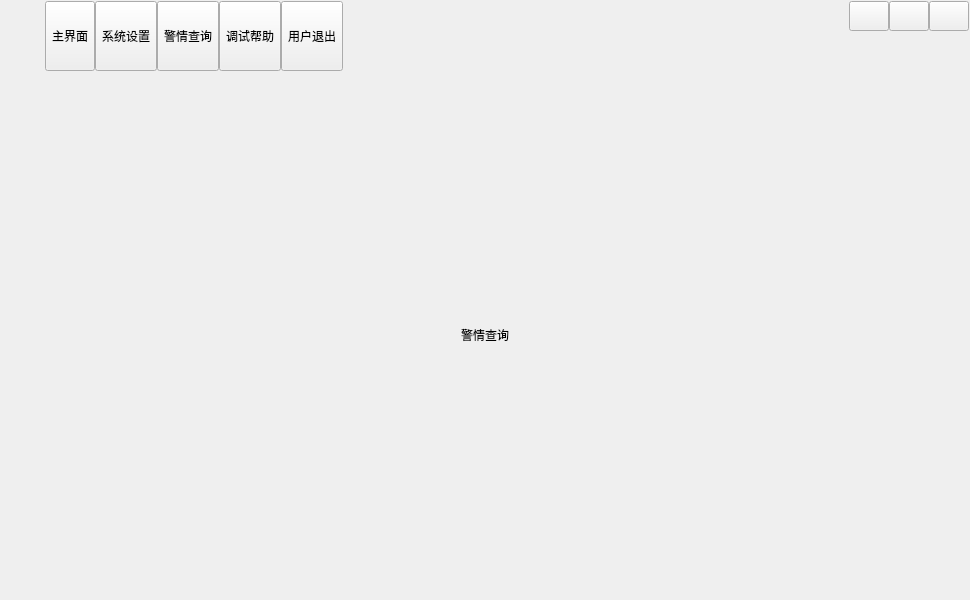
<?xml version="1.0" encoding="UTF-8"?>
<ui version="4.0">
 <class>UIDemo08</class>
 <widget class="QWidget" name="UIDemo08">
  <property name="geometry">
   <rect>
    <x>0</x>
    <y>0</y>
    <width>970</width>
    <height>600</height>
   </rect>
  </property>
  <property name="windowTitle">
   <string>Dialog</string>
  </property>
  <property name="sizeGripEnabled" stdset="0">
   <bool>false</bool>
  </property>
  <layout class="QVBoxLayout" name="verticalLayout">
   <property name="spacing">
    <number>0</number>
   </property>
   <property name="leftMargin">
    <number>1</number>
   </property>
   <property name="topMargin">
    <number>1</number>
   </property>
   <property name="rightMargin">
    <number>1</number>
   </property>
   <property name="bottomMargin">
    <number>1</number>
   </property>
   <item>
    <widget class="QWidget" name="widgetTitle" native="true">
     <property name="sizePolicy">
      <sizepolicy hsizetype="Preferred" vsizetype="Fixed">
       <horstretch>0</horstretch>
       <verstretch>0</verstretch>
      </sizepolicy>
     </property>
     <layout class="QHBoxLayout" name="horizontalLayout_2">
      <property name="spacing">
       <number>10</number>
      </property>
      <property name="leftMargin">
       <number>10</number>
      </property>
      <property name="topMargin">
       <number>0</number>
      </property>
      <property name="rightMargin">
       <number>0</number>
      </property>
      <property name="bottomMargin">
       <number>0</number>
      </property>
      <item>
       <widget class="QLabel" name="labIco">
        <property name="text">
         <string/>
        </property>
        <property name="alignment">
         <set>Qt::AlignCenter</set>
        </property>
       </widget>
      </item>
      <item>
       <widget class="QLabel" name="labTitle">
        <property name="styleSheet">
         <string notr="true"/>
        </property>
        <property name="text">
         <string/>
        </property>
        <property name="alignment">
         <set>Qt::AlignLeading|Qt::AlignLeft|Qt::AlignVCenter</set>
        </property>
       </widget>
      </item>
      <item>
       <widget class="QWidget" name="widgetTop" native="true">
        <layout class="QHBoxLayout" name="horizontalLayout_3">
         <property name="spacing">
          <number>0</number>
         </property>
         <property name="leftMargin">
          <number>0</number>
         </property>
         <property name="topMargin">
          <number>0</number>
         </property>
         <property name="rightMargin">
          <number>0</number>
         </property>
         <property name="bottomMargin">
          <number>0</number>
         </property>
         <item>
          <widget class="QToolButton" name="btnMain">
           <property name="sizePolicy">
            <sizepolicy hsizetype="Fixed" vsizetype="Expanding">
             <horstretch>0</horstretch>
             <verstretch>0</verstretch>
            </sizepolicy>
           </property>
           <property name="text">
            <string>主界面</string>
           </property>
           <property name="icon">
            <iconset resource="../../main.qrc">
             <normaloff>:/static/image/main_main.png</normaloff>:/static/image/main_main.png</iconset>
           </property>
           <property name="toolButtonStyle">
            <enum>Qt::ToolButtonTextUnderIcon</enum>
           </property>
          </widget>
         </item>
         <item>
          <widget class="QToolButton" name="btnConfig">
           <property name="sizePolicy">
            <sizepolicy hsizetype="Fixed" vsizetype="Expanding">
             <horstretch>0</horstretch>
             <verstretch>0</verstretch>
            </sizepolicy>
           </property>
           <property name="text">
            <string>系统设置</string>
           </property>
           <property name="icon">
            <iconset resource="../../main.qrc">
             <normaloff>:/static/image/main_config.png</normaloff>:/static/image/main_config.png</iconset>
           </property>
           <property name="toolButtonStyle">
            <enum>Qt::ToolButtonTextUnderIcon</enum>
           </property>
          </widget>
         </item>
         <item>
          <widget class="QToolButton" name="btnData">
           <property name="sizePolicy">
            <sizepolicy hsizetype="Fixed" vsizetype="Expanding">
             <horstretch>0</horstretch>
             <verstretch>0</verstretch>
            </sizepolicy>
           </property>
           <property name="text">
            <string>警情查询</string>
           </property>
           <property name="icon">
            <iconset resource="../../main.qrc">
             <normaloff>:/static/image/main_data.png</normaloff>:/static/image/main_data.png</iconset>
           </property>
           <property name="checked">
            <bool>false</bool>
           </property>
           <property name="toolButtonStyle">
            <enum>Qt::ToolButtonTextUnderIcon</enum>
           </property>
          </widget>
         </item>
         <item>
          <widget class="QToolButton" name="btnHelp">
           <property name="sizePolicy">
            <sizepolicy hsizetype="Fixed" vsizetype="Expanding">
             <horstretch>0</horstretch>
             <verstretch>0</verstretch>
            </sizepolicy>
           </property>
           <property name="styleSheet">
            <string notr="true"/>
           </property>
           <property name="text">
            <string>调试帮助</string>
           </property>
           <property name="icon">
            <iconset resource="../../main.qrc">
             <normaloff>:/static/image/main_person.png</normaloff>:/static/image/main_person.png</iconset>
           </property>
           <property name="toolButtonStyle">
            <enum>Qt::ToolButtonTextUnderIcon</enum>
           </property>
          </widget>
         </item>
         <item>
          <widget class="QToolButton" name="btnExit">
           <property name="sizePolicy">
            <sizepolicy hsizetype="Fixed" vsizetype="Expanding">
             <horstretch>0</horstretch>
             <verstretch>0</verstretch>
            </sizepolicy>
           </property>
           <property name="styleSheet">
            <string notr="true"/>
           </property>
           <property name="text">
            <string>用户退出</string>
           </property>
           <property name="icon">
            <iconset resource="../../main.qrc">
             <normaloff>:/static/image/main_exit.png</normaloff>:/static/image/main_exit.png</iconset>
           </property>
           <property name="toolButtonStyle">
            <enum>Qt::ToolButtonTextUnderIcon</enum>
           </property>
          </widget>
         </item>
        </layout>
       </widget>
      </item>
      <item>
       <spacer name="horizontalSpacer">
        <property name="orientation">
         <enum>Qt::Horizontal</enum>
        </property>
        <property name="sizeHint" stdset="0">
         <size>
          <width>40</width>
          <height>20</height>
         </size>
        </property>
       </spacer>
      </item>
      <item>
       <widget class="QWidget" name="widgetMenu" native="true">
        <layout class="QGridLayout" name="gridLayout_2">
         <property name="leftMargin">
          <number>0</number>
         </property>
         <property name="topMargin">
          <number>0</number>
         </property>
         <property name="rightMargin">
          <number>0</number>
         </property>
         <property name="bottomMargin">
          <number>0</number>
         </property>
         <property name="spacing">
          <number>0</number>
         </property>
         <item row="1" column="1" colspan="3">
          <spacer name="verticalSpacer">
           <property name="orientation">
            <enum>Qt::Vertical</enum>
           </property>
           <property name="sizeHint" stdset="0">
            <size>
             <width>20</width>
             <height>40</height>
            </size>
           </property>
          </spacer>
         </item>
         <item row="0" column="1">
          <widget class="QPushButton" name="btnMenu_Min">
           <property name="sizePolicy">
            <sizepolicy hsizetype="Minimum" vsizetype="Expanding">
             <horstretch>0</horstretch>
             <verstretch>0</verstretch>
            </sizepolicy>
           </property>
           <property name="minimumSize">
            <size>
             <width>30</width>
             <height>30</height>
            </size>
           </property>
           <property name="cursor">
            <cursorShape>ArrowCursor</cursorShape>
           </property>
           <property name="focusPolicy">
            <enum>Qt::NoFocus</enum>
           </property>
           <property name="toolTip">
            <string>最小化</string>
           </property>
           <property name="text">
            <string/>
           </property>
          </widget>
         </item>
         <item row="0" column="3">
          <widget class="QPushButton" name="btnMenu_Close">
           <property name="sizePolicy">
            <sizepolicy hsizetype="Minimum" vsizetype="Expanding">
             <horstretch>0</horstretch>
             <verstretch>0</verstretch>
            </sizepolicy>
           </property>
           <property name="minimumSize">
            <size>
             <width>30</width>
             <height>30</height>
            </size>
           </property>
           <property name="cursor">
            <cursorShape>ArrowCursor</cursorShape>
           </property>
           <property name="focusPolicy">
            <enum>Qt::NoFocus</enum>
           </property>
           <property name="toolTip">
            <string>关闭</string>
           </property>
           <property name="text">
            <string/>
           </property>
          </widget>
         </item>
         <item row="0" column="2">
          <widget class="QPushButton" name="btnMenu_Max">
           <property name="sizePolicy">
            <sizepolicy hsizetype="Minimum" vsizetype="Expanding">
             <horstretch>0</horstretch>
             <verstretch>0</verstretch>
            </sizepolicy>
           </property>
           <property name="minimumSize">
            <size>
             <width>30</width>
             <height>30</height>
            </size>
           </property>
           <property name="focusPolicy">
            <enum>Qt::NoFocus</enum>
           </property>
           <property name="text">
            <string/>
           </property>
          </widget>
         </item>
        </layout>
       </widget>
      </item>
     </layout>
    </widget>
   </item>
   <item>
    <widget class="QStackedWidget" name="stackedWidget">
     <property name="styleSheet">
      <string notr="true"/>
     </property>
     <property name="currentIndex">
      <number>2</number>
     </property>
     <widget class="QWidget" name="page1">
      <layout class="QHBoxLayout" name="horizontalLayout">
       <property name="spacing">
        <number>0</number>
       </property>
       <property name="leftMargin">
        <number>0</number>
       </property>
       <property name="topMargin">
        <number>0</number>
       </property>
       <property name="rightMargin">
        <number>0</number>
       </property>
       <property name="bottomMargin">
        <number>0</number>
       </property>
       <item>
        <widget class="QWidget" name="widgetLeftMain" native="true">
         <property name="maximumSize">
          <size>
           <width>90</width>
           <height>16777215</height>
          </size>
         </property>
         <layout class="QVBoxLayout" name="verticalLayout_2">
          <property name="spacing">
           <number>0</number>
          </property>
          <property name="leftMargin">
           <number>0</number>
          </property>
          <property name="topMargin">
           <number>0</number>
          </property>
          <property name="rightMargin">
           <number>0</number>
          </property>
          <property name="bottomMargin">
           <number>0</number>
          </property>
          <item>
           <widget class="QToolButton" name="tbtnMain1">
            <property name="sizePolicy">
             <sizepolicy hsizetype="Expanding" vsizetype="Fixed">
              <horstretch>0</horstretch>
              <verstretch>0</verstretch>
             </sizepolicy>
            </property>
            <property name="text">
             <string>视频监控</string>
            </property>
           </widget>
          </item>
          <item>
           <widget class="QToolButton" name="tbtnMain2">
            <property name="sizePolicy">
             <sizepolicy hsizetype="Expanding" vsizetype="Fixed">
              <horstretch>0</horstretch>
              <verstretch>0</verstretch>
             </sizepolicy>
            </property>
            <property name="text">
             <string>地图监控</string>
            </property>
           </widget>
          </item>
          <item>
           <widget class="QToolButton" name="tbtnMain3">
            <property name="sizePolicy">
             <sizepolicy hsizetype="Expanding" vsizetype="Fixed">
              <horstretch>0</horstretch>
              <verstretch>0</verstretch>
             </sizepolicy>
            </property>
            <property name="text">
             <string>设备监控</string>
            </property>
           </widget>
          </item>
          <item>
           <spacer name="verticalSpacer_2">
            <property name="orientation">
             <enum>Qt::Vertical</enum>
            </property>
            <property name="sizeHint" stdset="0">
             <size>
              <width>20</width>
              <height>471</height>
             </size>
            </property>
           </spacer>
          </item>
         </layout>
        </widget>
       </item>
       <item>
        <widget class="QGroupBox" name="groupBox">
         <property name="title">
          <string>GroupBox</string>
         </property>
         <widget class="QPushButton" name="pushButton">
          <property name="geometry">
           <rect>
            <x>50</x>
            <y>120</y>
            <width>75</width>
            <height>23</height>
           </rect>
          </property>
          <property name="text">
           <string>PushButton</string>
          </property>
         </widget>
         <widget class="QProgressBar" name="progressBar">
          <property name="geometry">
           <rect>
            <x>50</x>
            <y>60</y>
            <width>324</width>
            <height>20</height>
           </rect>
          </property>
          <property name="value">
           <number>24</number>
          </property>
         </widget>
         <widget class="QWidget" name="widget" native="true">
          <property name="geometry">
           <rect>
            <x>50</x>
            <y>170</y>
            <width>120</width>
            <height>80</height>
           </rect>
          </property>
         </widget>
        </widget>
       </item>
       <item>
        <widget class="QLabel" name="lab1">
         <property name="sizePolicy">
          <sizepolicy hsizetype="Fixed" vsizetype="Expanding">
           <horstretch>0</horstretch>
           <verstretch>0</verstretch>
          </sizepolicy>
         </property>
         <property name="text">
          <string/>
         </property>
         <property name="alignment">
          <set>Qt::AlignCenter</set>
         </property>
        </widget>
       </item>
      </layout>
     </widget>
     <widget class="QWidget" name="page2">
      <layout class="QHBoxLayout" name="horizontalLayout_4">
       <property name="spacing">
        <number>0</number>
       </property>
       <property name="leftMargin">
        <number>0</number>
       </property>
       <property name="topMargin">
        <number>0</number>
       </property>
       <property name="rightMargin">
        <number>0</number>
       </property>
       <property name="bottomMargin">
        <number>0</number>
       </property>
       <item>
        <widget class="QWidget" name="widgetLeftConfig" native="true">
         <property name="maximumSize">
          <size>
           <width>100</width>
           <height>16777215</height>
          </size>
         </property>
         <layout class="QVBoxLayout" name="verticalLayout_3">
          <property name="spacing">
           <number>0</number>
          </property>
          <property name="leftMargin">
           <number>0</number>
          </property>
          <property name="topMargin">
           <number>0</number>
          </property>
          <property name="rightMargin">
           <number>0</number>
          </property>
          <property name="bottomMargin">
           <number>0</number>
          </property>
          <item>
           <widget class="QToolButton" name="tbtnConfig1">
            <property name="sizePolicy">
             <sizepolicy hsizetype="Expanding" vsizetype="Fixed">
              <horstretch>0</horstretch>
              <verstretch>0</verstretch>
             </sizepolicy>
            </property>
            <property name="text">
             <string>基本设置</string>
            </property>
           </widget>
          </item>
          <item>
           <widget class="QToolButton" name="tbtnConfig2">
            <property name="sizePolicy">
             <sizepolicy hsizetype="Expanding" vsizetype="Fixed">
              <horstretch>0</horstretch>
              <verstretch>0</verstretch>
             </sizepolicy>
            </property>
            <property name="text">
             <string>转发设置</string>
            </property>
           </widget>
          </item>
          <item>
           <widget class="QToolButton" name="tbtnConfig3">
            <property name="sizePolicy">
             <sizepolicy hsizetype="Expanding" vsizetype="Fixed">
              <horstretch>0</horstretch>
              <verstretch>0</verstretch>
             </sizepolicy>
            </property>
            <property name="text">
             <string>用户设置</string>
            </property>
           </widget>
          </item>
          <item>
           <widget class="QToolButton" name="tbtnConfig4">
            <property name="sizePolicy">
             <sizepolicy hsizetype="Expanding" vsizetype="Fixed">
              <horstretch>0</horstretch>
              <verstretch>0</verstretch>
             </sizepolicy>
            </property>
            <property name="text">
             <string>防区设置</string>
            </property>
           </widget>
          </item>
          <item>
           <widget class="QToolButton" name="tbtnConfig5">
            <property name="sizePolicy">
             <sizepolicy hsizetype="Expanding" vsizetype="Fixed">
              <horstretch>0</horstretch>
              <verstretch>0</verstretch>
             </sizepolicy>
            </property>
            <property name="text">
             <string>设备设置</string>
            </property>
           </widget>
          </item>
          <item>
           <widget class="QToolButton" name="tbtnConfig6">
            <property name="sizePolicy">
             <sizepolicy hsizetype="Expanding" vsizetype="Fixed">
              <horstretch>0</horstretch>
              <verstretch>0</verstretch>
             </sizepolicy>
            </property>
            <property name="text">
             <string>其他设置</string>
            </property>
           </widget>
          </item>
          <item>
           <spacer name="verticalSpacer_3">
            <property name="orientation">
             <enum>Qt::Vertical</enum>
            </property>
            <property name="sizeHint" stdset="0">
             <size>
              <width>20</width>
              <height>417</height>
             </size>
            </property>
           </spacer>
          </item>
         </layout>
        </widget>
       </item>
       <item>
        <widget class="QLabel" name="lab2">
         <property name="sizePolicy">
          <sizepolicy hsizetype="Expanding" vsizetype="Expanding">
           <horstretch>0</horstretch>
           <verstretch>0</verstretch>
          </sizepolicy>
         </property>
         <property name="text">
          <string>系统设置</string>
         </property>
         <property name="alignment">
          <set>Qt::AlignCenter</set>
         </property>
        </widget>
       </item>
      </layout>
     </widget>
     <widget class="QWidget" name="page3">
      <layout class="QVBoxLayout" name="verticalLayout_5">
       <item>
        <widget class="QLabel" name="lab3">
         <property name="text">
          <string>警情查询</string>
         </property>
         <property name="alignment">
          <set>Qt::AlignCenter</set>
         </property>
        </widget>
       </item>
      </layout>
     </widget>
     <widget class="QWidget" name="page4">
      <layout class="QVBoxLayout" name="verticalLayout_4">
       <item>
        <widget class="QLabel" name="lab4">
         <property name="text">
          <string>调试帮助</string>
         </property>
         <property name="alignment">
          <set>Qt::AlignCenter</set>
         </property>
        </widget>
       </item>
      </layout>
     </widget>
    </widget>
   </item>
  </layout>
 </widget>
 <resources>
  <include location="../../main.qrc"/>
 </resources>
 <connections/>
</ui>
